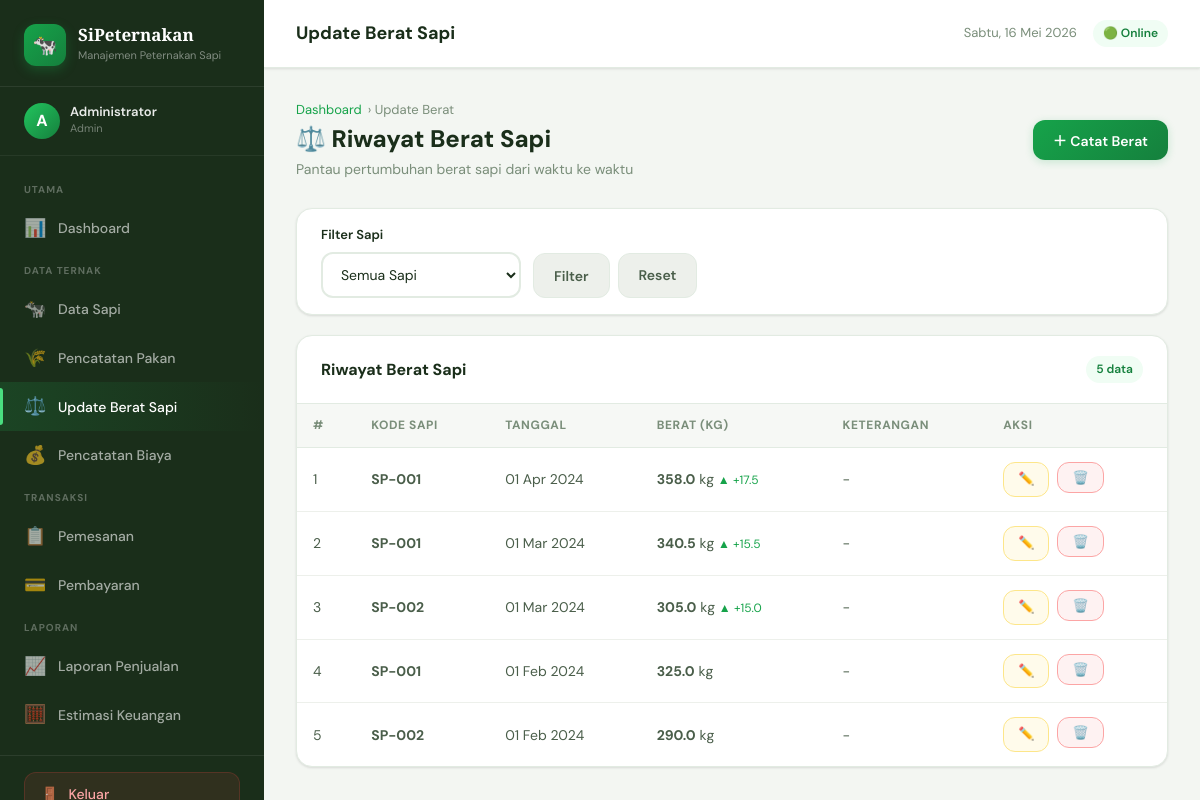
/index.php?page=berat (signed in), run on the app's committed database.
### tables this page shows
CREATE TABLE IF NOT EXISTS `berat_sapi` (
  `id` INT AUTO_INCREMENT PRIMARY KEY,
  `id_sapi` INT NOT NULL,
  `tanggal` DATE NOT NULL,
  `berat` FLOAT NOT NULL,
  `keterangan` TEXT,
  `created_at` TIMESTAMP DEFAULT CURRENT_TIMESTAMP,
  FOREIGN KEY (`id_sapi`) REFERENCES `sapi`(`id`) ON DELETE CASCADE
);

CREATE TABLE IF NOT EXISTS `sapi` (
  `id` INT AUTO_INCREMENT PRIMARY KEY,
  `kode_sapi` VARCHAR(20) NOT NULL UNIQUE,
  `berat_awal` FLOAT NOT NULL,
  `tanggal_pembelian` DATE NOT NULL,
  `harga_beli` BIGINT NOT NULL,
  `status` ENUM('aktif','dipesan','terjual') DEFAULT 'aktif',
  `created_at` TIMESTAMP DEFAULT CURRENT_TIMESTAMP,
  `updated_at` TIMESTAMP DEFAULT CURRENT_TIMESTAMP ON UPDATE CURRENT_TIMESTAMP
);

### page/berat/index.php (the view, shortened to what this page needs)
<?php
$filter_sapi = intval($_GET['id_sapi'] ?? 0);
$where = $filter_sapi ? "WHERE b.id_sapi=$filter_sapi" : "WHERE 1=1";
$list = $koneksi->query("SELECT b.*, s.kode_sapi FROM berat_sapi b JOIN sapi s ON b.id_sapi=s.id $where ORDER BY b.tanggal DESC");
?>
<div class="page-header">
    <div class="page-header-left">
        <div class="breadcrumb"><a href="index.php">Dashboard</a> › Update Berat</div>
        <h1>⚖️ Riwayat Berat Sapi</h1>
        <p>Pantau pertumbuhan berat sapi dari waktu ke waktu</p>
    </div>
    <button class="btn btn-primary" onclick="openModal('modalBerat')">＋ Catat Berat</button>
</div>
<div class="card" style="margin-bottom:20px">
    <div class="card-body" style="padding:16px 24px">
        <form method="GET" style="display:flex;gap:12px;align-items:flex-end;flex-wrap:wrap">
            <div class="form-group" style="margin:0">
                <label class="form-label">Filter Sapi</label>
                <select name="id_sapi" class="form-control" style="width:200px">
                    <option value="">Semua Sapi</option>
                </select>
            </div>
            <div style="display:flex;gap:8px;align-self:flex-end">
                <button type="submit" class="btn btn-secondary">Filter</button>
                <a href="index.php?page=berat" class="btn btn-secondary">Reset</a>
            </div>
        </form>
    </div>
</div>
<div class="card">
    <div class="card-header">
        <div class="card-title">Riwayat Berat Sapi</div>
        <span class="badge badge-green"><?= $list->num_rows ?> data</span>
    </div>
    <div class="table-responsive">
        <table class="data-table">
            <thead>
                <tr><th>#</th><th>Kode Sapi</th><th>Tanggal</th><th>Berat (kg)</th><th>Keterangan</th><th>Aksi</th></tr>
            </thead>
            <tbody>
                <?php if ($list && $list->num_rows > 0):
                    $no=1; $prev_sapi=''; $prev_berat=0;
                    $rows = []; while ($r = $list->fetch_assoc()) $rows[] = $r;
                    foreach ($rows as $idx => $b): ?>
                <tr>
                    <td class="text-muted"><?= $no++ ?></td>
                    <td><strong><?= htmlspecialchars($b['kode_sapi']) ?></strong></td>
                    <td><?= date('d M Y', strtotime($b['tanggal'])) ?></td>
                    <td>
                        <strong><?= number_format($b['berat'], 1) ?></strong> kg
                        <?php
                        $next = null;
                        for ($i=$idx+1; $i<count($rows); $i++) {
                            if ($rows[$i]['id_sapi'] === $b['id_sapi']) { $next = $rows[$i]; break; }
                        }
                        if ($next) {
                            $diff = $b['berat'] - $next['berat'];
                            if ($diff > 0) echo "<span class='text-green' style='font-size:12px'>▲ +".number_format($diff,1)."</span>";
                            elseif ($diff < 0) echo "<span class='text-red' style='font-size:12px'>▼ ".number_format($diff,1)."</span>";
                        }
                        ?>
                    </td>
                    <td class="text-muted"><?= $b['keterangan'] ?: '-' ?></td>
                    <td>
                        <div class="d-flex gap-2">
                            <a href="index.php?page=berat&aksi=edit&id=<?= $b['id'] ?>" class="btn btn-warning btn-sm">✏️</a>
                            <form method="POST" style="display:inline" onsubmit="return confirm('Hapus data ini?')">
                                <button class="btn btn-danger btn-sm">🗑️</button>
                            </form>
                        </div>
                    </td>
                </tr>
                <?php endforeach; else: ?>
                <tr><td colspan="6"><div class="empty-state"><div class="icon">⚖️</div><h3>Belum ada data berat</h3></div></td></tr>
                <?php endif; ?>
            </tbody>
        </table>
    </div>
</div>

### assets/css/style.css (style rules this page uses)
:root { --green-50: #f0fdf4; --green-100: #dcfce7; --green-200: #bbf7d0; --green-400: #4ade80; --green-500: #22c55e; --green-600: #16a34a; --green-700: #15803d; --green-800: #166534; --green-900: #14532d; --green-dark: #1e5c32; --sage-50: #f6f8f5; --sage-100: #edf0eb; --sage-200: #d4ddd0; --sage-400: #8fa68a; --sage-500: #6b8464; --amber-400: #fbbf24; --amber-500: #f59e0b; --amber-600: #d97706; --red-400: #f87171; --red-500: #ef4444; --red-50: #fef2f2; --blue-400: #60a5fa; --blue-500: #3b82f6; --blue-50: #eff6ff; --text-primary: #1a2e1a; --text-secondary: #4a5e4a; --text-muted: #7a8e7a; --text-light: #aabcaa; --bg-body: #f3f6f2; --bg-card: #ffffff; --bg-sidebar: #1a2e1a; --border: #e2ebe2; --sidebar-w: 264px; --header-h: 68px; --radius-sm: 8px; --radius-md: 12px; --radius-lg: 16px; --radius-xl: 24px; --shadow-sm: 0 1px 3px rgba(0,0,0,0.08), 0 1px 2px rgba(0,0,0,0.04); --shadow-md: 0 4px 16px rgba(0,0,0,0.08), 0 2px 6px rgba(0,0,0,0.04); --shadow-lg: 0 10px 40px rgba(0,0,0,0.12); }
*, *::before, *::after { box-sizing: border-box; margin: 0; padding: 0; }
body { font-family: 'DM Sans', sans-serif; background: var(--bg-body); color: var(--text-primary); font-size: 15px; line-height: 1.6; -webkit-font-smoothing: antialiased; }
.card { background: var(--bg-card); border-radius: var(--radius-lg); box-shadow: var(--shadow-sm); border: 1px solid var(--border); overflow: hidden; }
.card-header { padding: 20px 24px; border-bottom: 1px solid var(--border); display: flex; align-items: center; justify-content: space-between; gap: 16px; }
.card-title { font-size: 16px; font-weight: 700; color: var(--text-primary); }
.card-body { padding: 24px; }
.table-responsive { overflow-x: auto; }
table.data-table { width: 100%; border-collapse: collapse; }
.data-table thead th { background: var(--sage-50); padding: 12px 16px; text-align: left; font-size: 12px; font-weight: 700; text-transform: uppercase; letter-spacing: 0.05em; color: var(--text-muted); border-bottom: 1px solid var(--border); white-space: nowrap; }
.data-table tbody td { padding: 14px 16px; font-size: 14px; color: var(--text-secondary); border-bottom: 1px solid var(--sage-100); vertical-align: middle; }
.data-table tbody tr:last-child td { border-bottom: none; }
.badge { display: inline-flex; align-items: center; padding: 4px 10px; border-radius: 99px; font-size: 12px; font-weight: 600; }
.badge-green { background: var(--green-50); color: var(--green-700); }
.form-group { display: flex; flex-direction: column; gap: 6px; }
.form-label { font-size: 13px; font-weight: 600; color: var(--text-primary); }
.form-control { width: 100%; padding: 11px 14px; background: var(--bg-card); border: 2px solid var(--border); border-radius: var(--radius-md); font-size: 14px; font-family: 'DM Sans', sans-serif; color: var(--text-primary); transition: border-color 0.2s, box-shadow 0.2s; outline: none; }
.form-control::placeholder { color: var(--text-light); }
select.form-control { cursor: pointer; }
.btn { display: inline-flex; align-items: center; gap: 8px; padding: 10px 20px; border-radius: var(--radius-md); font-size: 14px; font-weight: 600; font-family: 'DM Sans', sans-serif; cursor: pointer; transition: all 0.2s; border: none; text-decoration: none; white-space: nowrap; }
.btn-sm { padding: 6px 14px; font-size: 13px; }
.btn-primary { background: linear-gradient(135deg, var(--green-600), var(--green-700)); color: #fff; box-shadow: 0 2px 8px rgba(22,163,74,0.2); }
.btn-secondary { background: var(--sage-100); color: var(--text-secondary); border: 1px solid var(--border); }
.btn-danger { background: var(--red-50); color: var(--red-500); border: 1px solid #fca5a5; }
.btn-warning { background: #fffbeb; color: var(--amber-600); border: 1px solid #fde68a; }
.page-header { display: flex; align-items: center; justify-content: space-between; margin-bottom: 28px; flex-wrap: wrap; gap: 16px; }
.page-header-left h1 { font-size: 24px; font-weight: 800; color: var(--text-primary); line-height: 1.2; }
.page-header-left p { font-size: 14px; color: var(--text-muted); margin-top: 4px; }
.breadcrumb { display: flex; align-items: center; gap: 6px; font-size: 13px; color: var(--text-muted); margin-bottom: 4px; }
.breadcrumb a { color: var(--green-600); text-decoration: none; }
.text-green { color: var(--green-600); }
.text-muted { color: var(--text-muted); }
.d-flex { display: flex; }
.gap-2 { gap: 8px; }

### data on the page
berat_sapi: id_sapi.kode_sapi "SP-001", tanggal "01 Apr 2024", berat "358.0", diff "17.5", keterangan "-"
berat_sapi: id_sapi.kode_sapi "SP-001", tanggal "01 Mar 2024", berat "340.5", diff "15.5", keterangan "-"
berat_sapi: id_sapi.kode_sapi "SP-002", tanggal "01 Mar 2024", berat "305.0", diff "15.0", keterangan "-"
berat_sapi: id_sapi.kode_sapi "SP-001", tanggal "01 Feb 2024", berat "325.0", keterangan "-"
berat_sapi: id_sapi.kode_sapi "SP-002", tanggal "01 Feb 2024", berat "290.0", keterangan "-"

### other printed values
substr($_SESSION['nama'] ?? 'A', 0, 1) "A"
$_SESSION['nama'] "Administrator"
$_SESSION['role'] "Admin"
$pageTitle "Update Berat Sapi"
$list->num_rows "5"
